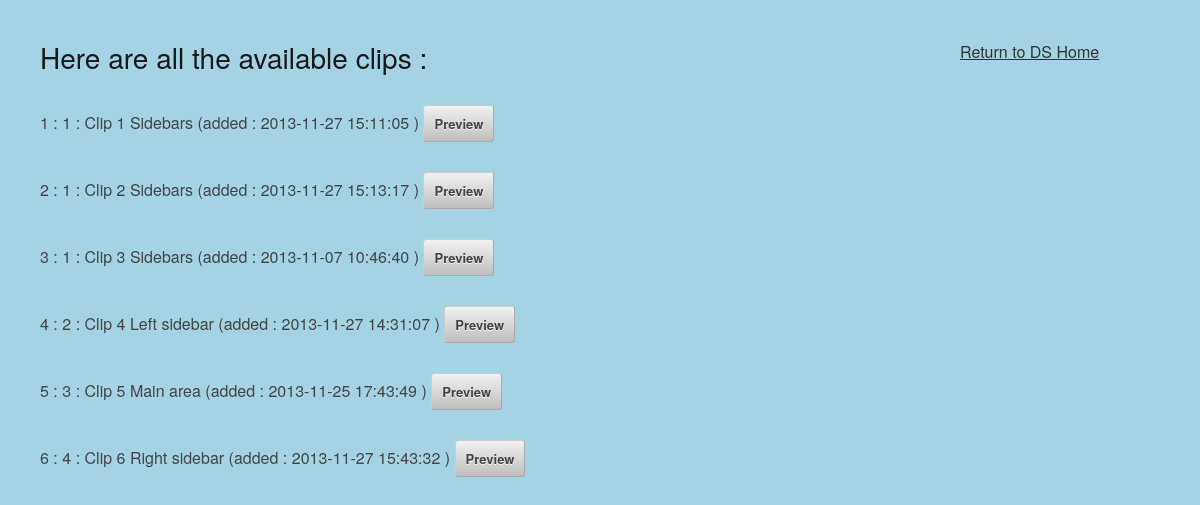
Page /visit/clips/index.php on the earlier database version.
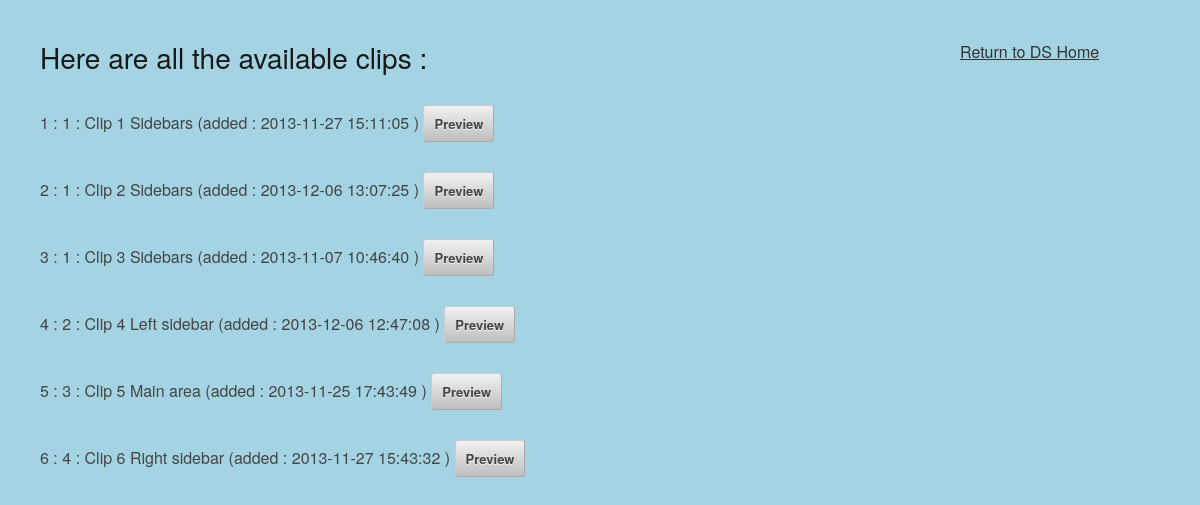
Same page on the later database version.
### tables this page shows
CREATE TABLE IF NOT EXISTS `clip` (
  `id` int(11) NOT NULL AUTO_INCREMENT,
  `clipname` text NOT NULL,
  `clipdate` timestamp NOT NULL DEFAULT CURRENT_TIMESTAMP ON UPDATE CURRENT_TIMESTAMP,
  `clipbackgroundcolor` text NOT NULL,
  `clipDurationInSeconds` int(11) NOT NULL DEFAULT '4',
  `clipOrderNumber` int(11) NOT NULL DEFAULT '1',
  `nextClipId` int(11) NOT NULL DEFAULT '0',
  `isLoop` tinyint(1) NOT NULL DEFAULT '1',
  `updated` tinyint(1) NOT NULL DEFAULT '0',
  `cliplayoutid` int(11) NOT NULL,
  PRIMARY KEY (`id`),
  KEY `cliplayoutid` (`cliplayoutid`)
);

### visit/clips/index.php (called while the page is built, shortened)
<?php
include '../../includes/db.inc.php';
try {
    $result = $pdo->query('SELECT id, cliplayoutname FROM cliplayout');
} catch (PDOException $error) {
    $error = 'Error fetching clip layouts from database!';
    include '../../includes/error.html.php';
    exit();
}
try {
    $result = $pdo->query('SELECT clip.*, sequenceclip.sequenceid, sequenceclip.singleClipSequence
                           FROM clip
                           JOIN sequenceclip ON clip.id = sequenceclip.inSequenceClipId
                           WHERE sequenceclip.singleClipSequence = 1
                           GROUP BY clip.id');
} catch (PDOException $error) {
    $error = $error->getMessage();
    include '../../includes/error.html.php';
    exit();
}
while ($row = $result->fetch()) {
    $clips[] = array(
        'id' => $row['id'],
        'clipname' => $row['clipname'],
        'clipdate' => $row['clipdate'],
        'cliplayoutid' => $row['cliplayoutid'],
        'nextClipId' => $row['nextClipId'],
        'sequence_id' => $row['sequenceid'],
        'singleClip' => $row['singleClipSequence']
    );
}
include 'cliplist.html.php';
exit();
?>

### visit/clips/cliplist.html.php (the view, shortened to what this page needs)
<?php include '../../includes/helpers.inc.php'; ?>
<!DOCTYPE html>
<html>
    <head>
        <link rel="stylesheet" href="../../css/base.css">
    </head>
    <body style="padding: 40px;">
    <div style="position: absolute; left: 960px; top: 40px;" >
        <a href="../../">Return to DS Home</a>
    </div>
    <h3>Here are all the available clips :</h3>
    <br>
    <ul>
        <?php foreach ($clips as $clip): ?>
            <li>
                <form action="" method="post">
                    <?php echo $clip['id']; ?> :
                    <?php htmlout($clip['cliplayoutid']) ?> :
                    <?php echo htmlout($clip['clipname'], ENT_QUOTES, 'UTF-8'); ?>
                    (added : <?php echo htmlout($clip['clipdate'], ENT_QUOTES, 'UTF-8'); ?> )
                    <input type="submit" name="action" value="Preview">
                </form>
            </li>
        <?php endforeach; ?>
    </ul>
</body>
</html>

### includes/helpers.inc.php
<?php
function html($text) {
    return htmlspecialchars($text, ENT_QUOTES, 'UTF-8');
}
function htmlout($text) {
    echo html($text);
}
?>

Differences in the rows shown:
changed clip id 2: cliplayoutid "1 Clip 2 Sidebars 2013-11-27 15:13:17" → "1 Clip 2 Sidebars 2013-12-06 13:07:25"
changed clip id 4: cliplayoutid "2 Clip 4 Left sidebar 2013-11-27 14:31:07" → "2 Clip 4 Left sidebar 2013-12-06 12:47:08"
